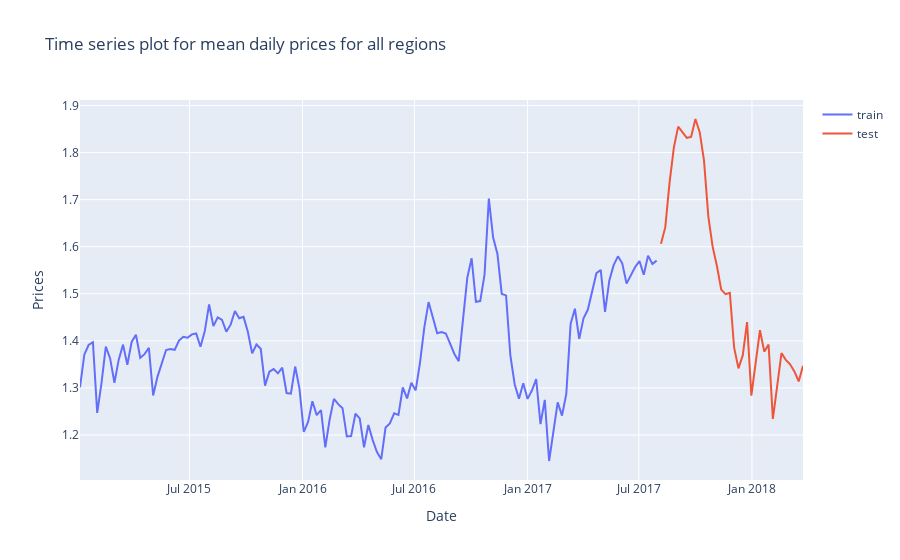

Notebook code cell kept with this figure:
### Code cell
split_date = '2017-07-30'
data_train = data.loc[data.index <= split_date]
data_test = data.loc[data.index > split_date]

scatter = go.Scatter(x = data_train.groupby('date').mean().index, y = data_train.groupby('date').mean().averageprice , name = 'train')
scatter2 = go.Scatter(x = data_test.groupby('date').mean().index, y = data_test.groupby('date').mean().averageprice, name = 'test')

layout = go.Layout(title = 'Time series plot for mean daily prices for all regions', xaxis ={'title':'Date'}, yaxis = {'title':'Prices'})
figure = go.Figure(data = [scatter, scatter2], layout = layout)
iplot(figure)

### Figure 1 — Plotly figure (JSON) as saved in the notebook; plotly's stock layout.template omitted (floating-point values rounded to 4 significant figures; data arrays with more than 128 entries replaced by an {"elided": "..."} marker saying what was removed)
{"data": [{"name": "train", "type": "scatter", "x": {"elided": "135 str values"}, "y": {"elided": "135 float values"}}, {"name": "test", "type": "scatter", "x": ["2017-08-06T00:00:00", "2017-08-13T00:00:00", "2017-08-20T00:00:00", "2017-08-27T00:00:00", "2017-09-03T00:00:00", "2017-09-10T00:00:00", "2017-09-17T00:00:00", "2017-09-24T00:00:00", "2017-10-01T00:00:00", "2017-10-08T00:00:00", "2017-10-15T00:00:00", "2017-10-22T00:00:00", "2017-10-29T00:00:00", "2017-11-05T00:00:00", "2017-11-12T00:00:00", "2017-11-19T00:00:00", "2017-11-26T00:00:00", "2017-12-03T00:00:00", "2017-12-10T00:00:00", "2017-12-17T00:00:00", "2017-12-24T00:00:00", "2017-12-31T00:00:00", "2018-01-07T00:00:00", "2018-01-14T00:00:00", "2018-01-21T00:00:00", "2018-01-28T00:00:00", "2018-02-04T00:00:00", "2018-02-11T00:00:00", "2018-02-18T00:00:00", "2018-02-25T00:00:00", "2018-03-04T00:00:00", "2018-03-11T00:00:00", "2018-03-18T00:00:00", "2018-03-25T00:00:00"], "y": [1.606, 1.642, 1.737, 1.811, 1.855, 1.844, 1.831, 1.833, 1.871, 1.843, 1.783, 1.665, 1.6, 1.559, 1.509, 1.499, 1.502, 1.385, 1.341, 1.369, 1.44, 1.284, 1.358, 1.423, 1.377, 1.392, 1.234, 1.307, 1.374, 1.36, 1.35, 1.335, 1.314, 1.347]}], "layout": {"title": {"text": "Time series plot for mean daily prices for all regions"}, "xaxis": {"title": {"text": "Date"}}, "yaxis": {"title": {"text": "Prices"}}}}
